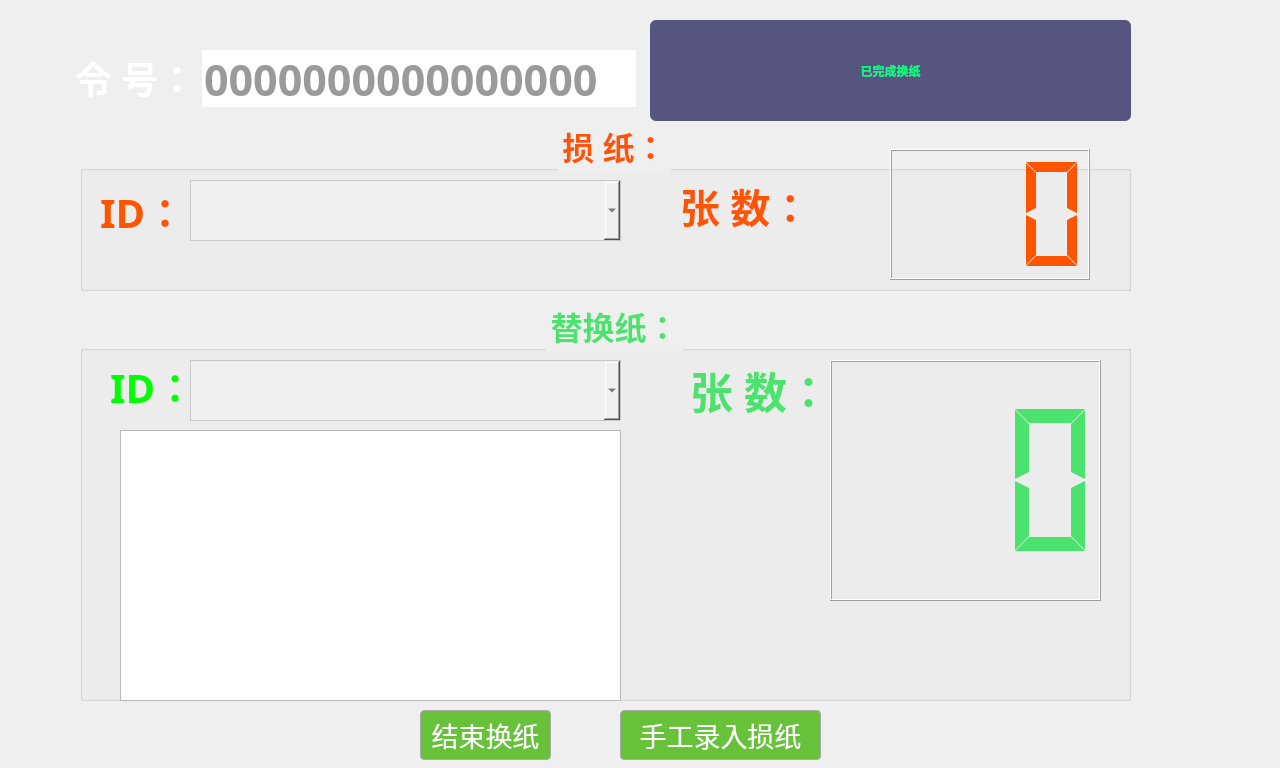
<?xml version="1.0" encoding="UTF-8"?>
<ui version="4.0">
 <class>ChangePaperDlg</class>
 <widget class="QDialog" name="ChangePaperDlg">
  <property name="enabled">
   <bool>true</bool>
  </property>
  <property name="geometry">
   <rect>
    <x>0</x>
    <y>0</y>
    <width>1280</width>
    <height>768</height>
   </rect>
  </property>
  <property name="windowTitle">
   <string>Dialog</string>
  </property>
  <property name="styleSheet">
   <string notr="true"/>
  </property>
  <widget class="QGroupBox" name="groupBox">
   <property name="geometry">
    <rect>
     <x>80</x>
     <y>120</y>
     <width>1051</width>
     <height>171</height>
    </rect>
   </property>
   <property name="font">
    <font>
     <family>微软雅黑</family>
     <pointsize>24</pointsize>
     <weight>75</weight>
     <italic>false</italic>
     <bold>true</bold>
    </font>
   </property>
   <property name="styleSheet">
    <string notr="true">color: rgb(255, 85, 0);
 
 
 

font: 24pt &quot;微软雅黑&quot;;
font-weight:bold;
 </string>
   </property>
   <property name="title">
    <string>损 纸：</string>
   </property>
   <property name="alignment">
    <set>Qt::AlignCenter</set>
   </property>
   <property name="flat">
    <bool>false</bool>
   </property>
   <property name="checkable">
    <bool>false</bool>
   </property>
   <widget class="QLabel" name="label_10">
    <property name="enabled">
     <bool>true</bool>
    </property>
    <property name="geometry">
     <rect>
      <x>20</x>
      <y>70</y>
      <width>91</width>
      <height>41</height>
     </rect>
    </property>
    <property name="sizePolicy">
     <sizepolicy hsizetype="Preferred" vsizetype="Fixed">
      <horstretch>0</horstretch>
      <verstretch>0</verstretch>
     </sizepolicy>
    </property>
    <property name="font">
     <font>
      <family>微软雅黑</family>
      <pointsize>30</pointsize>
      <weight>75</weight>
      <italic>false</italic>
      <bold>true</bold>
     </font>
    </property>
    <property name="styleSheet">
     <string notr="true">color: rgb(255, 85, 0);
font: 30pt &quot;微软雅黑&quot;;
font-weight:bold;</string>
    </property>
    <property name="text">
     <string>ID：</string>
    </property>
    <property name="textFormat">
     <enum>Qt::PlainText</enum>
    </property>
    <property name="margin">
     <number>2</number>
    </property>
    <property name="indent">
     <number>0</number>
    </property>
   </widget>
   <widget class="QComboBox" name="comboBadID">
    <property name="geometry">
     <rect>
      <x>110</x>
      <y>60</y>
      <width>431</width>
      <height>61</height>
     </rect>
    </property>
    <property name="focusPolicy">
     <enum>Qt::StrongFocus</enum>
    </property>
    <property name="styleSheet">
     <string notr="true">color: rgb(53, 53, 53);
background-color: rgb(240, 240, 240);
border:1px solid rgb(200, 200,200);
font: 30pt &quot;黑体&quot;;

text-align: center;

font-weight:bold;</string>
    </property>
    <property name="editable">
     <bool>false</bool>
    </property>
   </widget>
   <widget class="QLabel" name="label_badnum">
    <property name="enabled">
     <bool>true</bool>
    </property>
    <property name="geometry">
     <rect>
      <x>600</x>
      <y>50</y>
      <width>151</width>
      <height>71</height>
     </rect>
    </property>
    <property name="sizePolicy">
     <sizepolicy hsizetype="Preferred" vsizetype="Fixed">
      <horstretch>0</horstretch>
      <verstretch>0</verstretch>
     </sizepolicy>
    </property>
    <property name="font">
     <font>
      <family>微软雅黑</family>
      <pointsize>30</pointsize>
      <weight>75</weight>
      <italic>false</italic>
      <bold>true</bold>
     </font>
    </property>
    <property name="styleSheet">
     <string notr="true">color: rgb(255, 85, 0);
font: 30pt &quot;微软雅黑&quot;;
font-weight:bold;</string>
    </property>
    <property name="text">
     <string>张 数：</string>
    </property>
    <property name="textFormat">
     <enum>Qt::PlainText</enum>
    </property>
    <property name="margin">
     <number>2</number>
    </property>
    <property name="indent">
     <number>0</number>
    </property>
   </widget>
   <widget class="QLCDNumber" name="lcdBadNum">
    <property name="geometry">
     <rect>
      <x>810</x>
      <y>29</y>
      <width>200</width>
      <height>131</height>
     </rect>
    </property>
    <property name="font">
     <font>
      <family>微软雅黑</family>
      <pointsize>24</pointsize>
      <weight>75</weight>
      <italic>false</italic>
      <bold>true</bold>
     </font>
    </property>
    <property name="focusPolicy">
     <enum>Qt::StrongFocus</enum>
    </property>
    <property name="digitCount">
     <number>3</number>
    </property>
    <property name="segmentStyle">
     <enum>QLCDNumber::Flat</enum>
    </property>
   </widget>
  </widget>
  <widget class="QGroupBox" name="groupBox_2">
   <property name="geometry">
    <rect>
     <x>80</x>
     <y>300</y>
     <width>1051</width>
     <height>401</height>
    </rect>
   </property>
   <property name="font">
    <font>
     <family>微软雅黑</family>
     <pointsize>24</pointsize>
     <weight>75</weight>
     <italic>false</italic>
     <bold>true</bold>
    </font>
   </property>
   <property name="styleSheet">
    <string notr="true">
color: rgb(75, 226, 110);
 
font: 24pt &quot;微软雅黑&quot;;
font-weight:bold;
 
 </string>
   </property>
   <property name="title">
    <string>替换纸：</string>
   </property>
   <property name="alignment">
    <set>Qt::AlignCenter</set>
   </property>
   <property name="flat">
    <bool>false</bool>
   </property>
   <widget class="QLabel" name="label_3">
    <property name="geometry">
     <rect>
      <x>30</x>
      <y>50</y>
      <width>81</width>
      <height>70</height>
     </rect>
    </property>
    <property name="sizePolicy">
     <sizepolicy hsizetype="Preferred" vsizetype="Preferred">
      <horstretch>0</horstretch>
      <verstretch>0</verstretch>
     </sizepolicy>
    </property>
    <property name="maximumSize">
     <size>
      <width>16777215</width>
      <height>70</height>
     </size>
    </property>
    <property name="font">
     <font>
      <family>微软雅黑</family>
      <pointsize>30</pointsize>
      <weight>75</weight>
      <italic>false</italic>
      <bold>true</bold>
     </font>
    </property>
    <property name="styleSheet">
     <string notr="true">color: rgb(0, 255, 0);
font: 30pt &quot;微软雅黑&quot;;
font-weight:bold</string>
    </property>
    <property name="text">
     <string>ID：</string>
    </property>
    <property name="textFormat">
     <enum>Qt::PlainText</enum>
    </property>
    <property name="margin">
     <number>2</number>
    </property>
    <property name="indent">
     <number>0</number>
    </property>
   </widget>
   <widget class="QLabel" name="label_NewNum">
    <property name="enabled">
     <bool>true</bool>
    </property>
    <property name="geometry">
     <rect>
      <x>610</x>
      <y>30</y>
      <width>141</width>
      <height>121</height>
     </rect>
    </property>
    <property name="sizePolicy">
     <sizepolicy hsizetype="Preferred" vsizetype="Fixed">
      <horstretch>0</horstretch>
      <verstretch>0</verstretch>
     </sizepolicy>
    </property>
    <property name="font">
     <font>
      <family>微软雅黑</family>
      <pointsize>32</pointsize>
      <weight>75</weight>
      <italic>false</italic>
      <bold>true</bold>
     </font>
    </property>
    <property name="styleSheet">
     <string notr="true">font: 32pt &quot;微软雅黑&quot;;
font-weight:bold;</string>
    </property>
    <property name="text">
     <string>张 数：</string>
    </property>
    <property name="textFormat">
     <enum>Qt::PlainText</enum>
    </property>
    <property name="margin">
     <number>2</number>
    </property>
    <property name="indent">
     <number>0</number>
    </property>
   </widget>
   <widget class="QLCDNumber" name="lcdNewNum">
    <property name="geometry">
     <rect>
      <x>750</x>
      <y>60</y>
      <width>271</width>
      <height>241</height>
     </rect>
    </property>
    <property name="sizePolicy">
     <sizepolicy hsizetype="Minimum" vsizetype="Minimum">
      <horstretch>2</horstretch>
      <verstretch>0</verstretch>
     </sizepolicy>
    </property>
    <property name="font">
     <font>
      <family>微软雅黑</family>
      <pointsize>24</pointsize>
      <weight>75</weight>
      <italic>false</italic>
      <bold>true</bold>
     </font>
    </property>
    <property name="focusPolicy">
     <enum>Qt::StrongFocus</enum>
    </property>
    <property name="layoutDirection">
     <enum>Qt::LeftToRight</enum>
    </property>
    <property name="styleSheet">
     <string notr="true"/>
    </property>
    <property name="digitCount">
     <number>3</number>
    </property>
    <property name="segmentStyle">
     <enum>QLCDNumber::Flat</enum>
    </property>
   </widget>
   <widget class="QTableWidget" name="tableWidget">
    <property name="geometry">
     <rect>
      <x>40</x>
      <y>130</y>
      <width>501</width>
      <height>271</height>
     </rect>
    </property>
    <property name="font">
     <font>
      <family>微软雅黑</family>
      <pointsize>24</pointsize>
      <weight>75</weight>
      <italic>false</italic>
      <bold>true</bold>
     </font>
    </property>
    <property name="styleSheet">
     <string notr="true">color: rgb(31, 31, 31);</string>
    </property>
    <property name="gridStyle">
     <enum>Qt::DashLine</enum>
    </property>
    <property name="rowCount">
     <number>0</number>
    </property>
    <property name="columnCount">
     <number>1</number>
    </property>
    <attribute name="horizontalHeaderVisible">
     <bool>false</bool>
    </attribute>
    <attribute name="horizontalHeaderMinimumSectionSize">
     <number>45</number>
    </attribute>
    <attribute name="horizontalHeaderDefaultSectionSize">
     <number>490</number>
    </attribute>
    <attribute name="verticalHeaderVisible">
     <bool>true</bool>
    </attribute>
    <attribute name="verticalHeaderMinimumSectionSize">
     <number>27</number>
    </attribute>
    <attribute name="verticalHeaderDefaultSectionSize">
     <number>31</number>
    </attribute>
    <attribute name="verticalHeaderHighlightSections">
     <bool>false</bool>
    </attribute>
    <column/>
   </widget>
   <widget class="QComboBox" name="comboNewID">
    <property name="geometry">
     <rect>
      <x>110</x>
      <y>60</y>
      <width>431</width>
      <height>61</height>
     </rect>
    </property>
    <property name="focusPolicy">
     <enum>Qt::StrongFocus</enum>
    </property>
    <property name="styleSheet">
     <string notr="true">color: rgb(53, 53, 53);
background-color: rgb(240, 240, 240);
border:1px solid rgb(200, 200,200);
font: 30pt &quot;黑体&quot;;

text-align: center;

font-weight:bold;</string>
    </property>
    <property name="editable">
     <bool>false</bool>
    </property>
   </widget>
  </widget>
  <widget class="QPushButton" name="btnEnd">
   <property name="enabled">
    <bool>true</bool>
   </property>
   <property name="geometry">
    <rect>
     <x>420</x>
     <y>710</y>
     <width>131</width>
     <height>50</height>
    </rect>
   </property>
   <property name="font">
    <font>
     <family>微软雅黑</family>
     <pointsize>20</pointsize>
     <weight>50</weight>
     <italic>false</italic>
     <bold>false</bold>
    </font>
   </property>
   <property name="focusPolicy">
    <enum>Qt::NoFocus</enum>
   </property>
   <property name="styleSheet">
    <string notr="true">#btnEnd { 
font: 20pt '微软雅黑';
background-color: #67C23A;
color: rgb(255, 255, 255);
border-radius:4px;border:1px solid #aaa }
#btnEnd:Pressed {background-color: #66EE23;}</string>
   </property>
   <property name="text">
    <string>结束换纸</string>
   </property>
  </widget>
  <widget class="QPushButton" name="btnCannotScan">
   <property name="geometry">
    <rect>
     <x>620</x>
     <y>710</y>
     <width>201</width>
     <height>50</height>
    </rect>
   </property>
   <property name="font">
    <font>
     <family>微软雅黑</family>
     <pointsize>20</pointsize>
     <weight>50</weight>
     <italic>false</italic>
     <bold>false</bold>
    </font>
   </property>
   <property name="focusPolicy">
    <enum>Qt::NoFocus</enum>
   </property>
   <property name="styleSheet">
    <string notr="true">#btnCannotScan { 
font: 20pt '微软雅黑';
background-color: #67C23A;
color: rgb(255, 255, 255);
border-radius:4px;border:1px solid #aaa }
#btnCannotScan:Pressed {background-color: #66EE23;}</string>
   </property>
   <property name="text">
    <string>手工录入损纸</string>
   </property>
  </widget>
  <widget class="QWidget" name="layoutWidget">
   <property name="geometry">
    <rect>
     <x>75</x>
     <y>50</y>
     <width>561</width>
     <height>57</height>
    </rect>
   </property>
   <layout class="QHBoxLayout" name="horizontalLayout">
    <item>
     <widget class="QLabel" name="label_11">
      <property name="enabled">
       <bool>true</bool>
      </property>
      <property name="sizePolicy">
       <sizepolicy hsizetype="Preferred" vsizetype="Fixed">
        <horstretch>0</horstretch>
        <verstretch>0</verstretch>
       </sizepolicy>
      </property>
      <property name="font">
       <font>
        <family>微软雅黑</family>
        <pointsize>28</pointsize>
        <weight>75</weight>
        <italic>false</italic>
        <bold>true</bold>
       </font>
      </property>
      <property name="styleSheet">
       <string notr="true">font: 28pt &quot;微软雅黑&quot;;
color: rgb(255, 255, 255);
font-weight:bold;
</string>
      </property>
      <property name="text">
       <string>令 号：</string>
      </property>
      <property name="textFormat">
       <enum>Qt::PlainText</enum>
      </property>
      <property name="margin">
       <number>2</number>
      </property>
      <property name="indent">
       <number>0</number>
      </property>
     </widget>
    </item>
    <item>
     <widget class="QLineEdit" name="lineEditBadLingID">
      <property name="enabled">
       <bool>false</bool>
      </property>
      <property name="maximumSize">
       <size>
        <width>16777215</width>
        <height>70</height>
       </size>
      </property>
      <property name="font">
       <font>
        <family>黑体</family>
        <pointsize>32</pointsize>
        <weight>75</weight>
        <italic>false</italic>
        <bold>true</bold>
       </font>
      </property>
      <property name="focusPolicy">
       <enum>Qt::StrongFocus</enum>
      </property>
      <property name="styleSheet">
       <string notr="true">color: rgb(53, 53, 53);
background-color: rgb(255, 255, 255);
border:none;
font: 32pt &quot;黑体&quot;;

text-align: center;

font-weight:bold;
</string>
      </property>
      <property name="placeholderText">
       <string>0000000000000000</string>
      </property>
     </widget>
    </item>
   </layout>
  </widget>
  <widget class="QLabel" name="lb_endChangeTips">
   <property name="geometry">
    <rect>
     <x>650</x>
     <y>20</y>
     <width>481</width>
     <height>101</height>
    </rect>
   </property>
   <property name="styleSheet">
    <string notr="true">font: 36pt &quot;Arial&quot;;
color: rgb(0, 255, 127);
background-color: rgb(85, 85, 127);
font-weight:bold;
border-radius:6px;
</string>
   </property>
   <property name="text">
    <string>已完成换纸</string>
   </property>
   <property name="alignment">
    <set>Qt::AlignCenter</set>
   </property>
  </widget>
  <zorder>groupBox</zorder>
  <zorder>layoutWidget</zorder>
  <zorder>groupBox_2</zorder>
  <zorder>btnEnd</zorder>
  <zorder>btnCannotScan</zorder>
  <zorder>lb_endChangeTips</zorder>
 </widget>
 <tabstops>
  <tabstop>lineEditBadLingID</tabstop>
  <tabstop>comboBadID</tabstop>
  <tabstop>lcdBadNum</tabstop>
  <tabstop>lcdNewNum</tabstop>
  <tabstop>btnCannotScan</tabstop>
  <tabstop>btnEnd</tabstop>
 </tabstops>
 <resources/>
 <connections/>
</ui>
